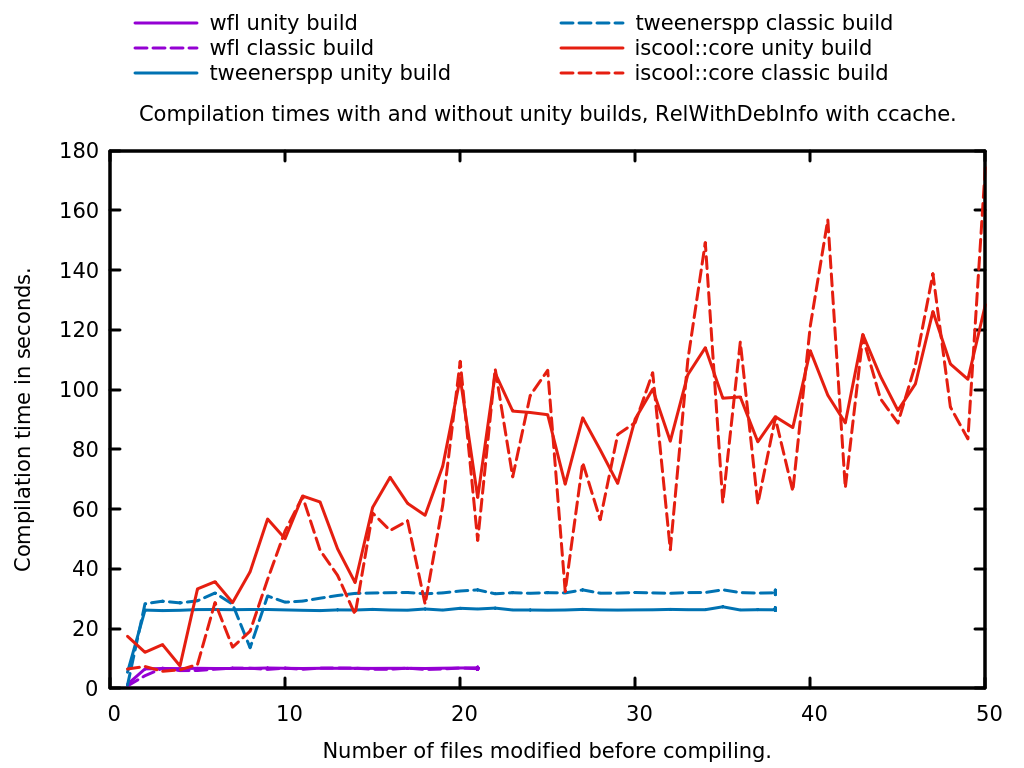

Reproduce this figure in gnuplot.
set terminal qt linewidth 3 font "Sans,12" size 1024,768
set size
set title "Compilation times with and without unity builds, RelWithDebInfo with ccache."
set xlabel "Number of files modified before compiling."
set ylabel "Compilation time in seconds."

set key reverse above Left maxrows 2

set xrange [0:50]

plot "weak-function.data" using 1:3 title "wfl unity build" \
                with lines linetype 1, \
     "weak-function.data" using 1:4 title "wfl classic build" \
                with lines linetype 1 dashtype 2, \
     "tweenerspp.data" using 1:3 title "tweenerspp unity build" \
                       with lines linetype 6, \
     "tweenerspp.data" using 1:4 title "tweenerspp classic build" \
                       with lines linetype 6 dashtype 2, \
     "iscool-core.data" using 1:3 title "iscool::core unity build" \
                        with lines linetype 7, \
     "iscool-core.data" using 1:4 title "iscool::core classic build" \
                        with lines linetype 7 dashtype 2
     
